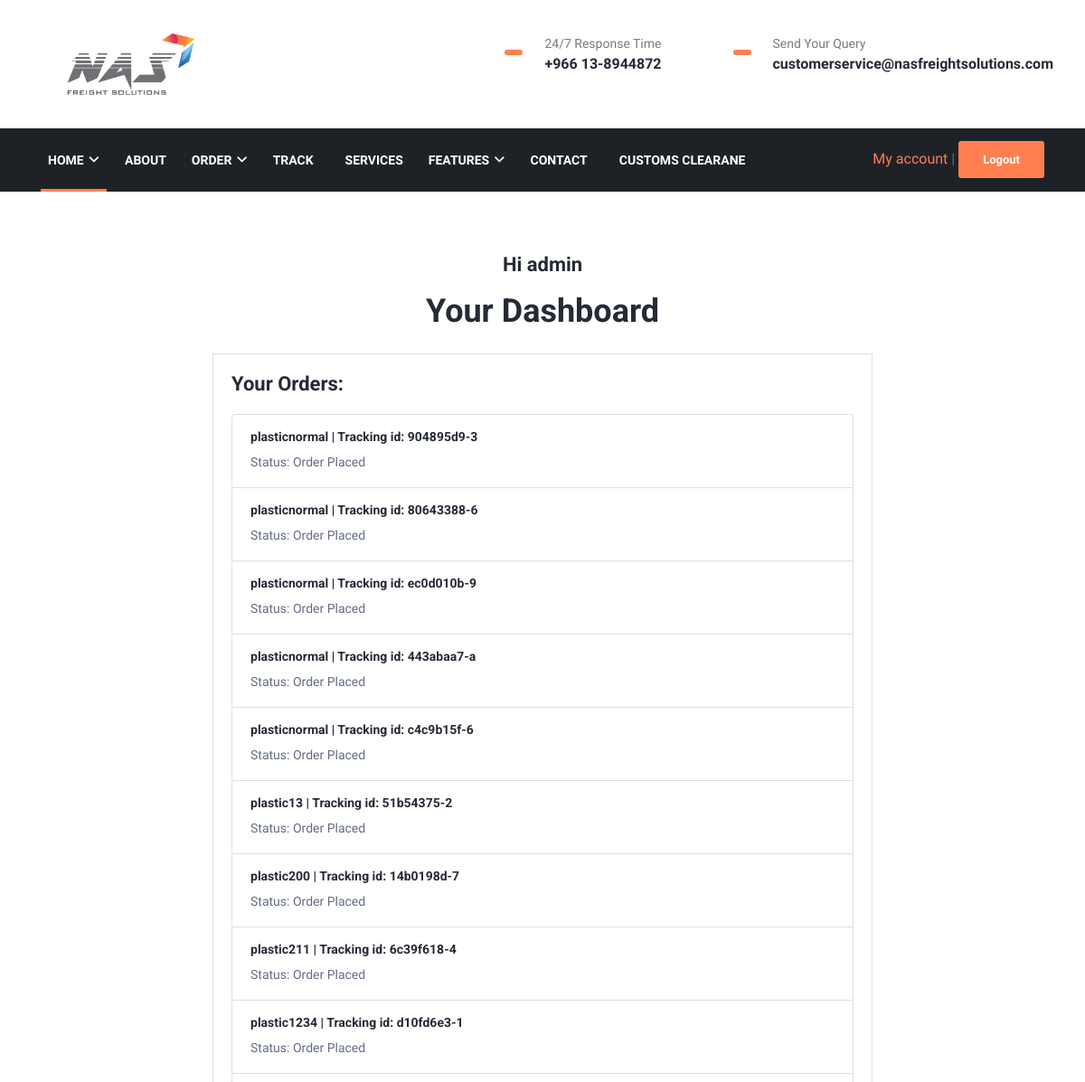
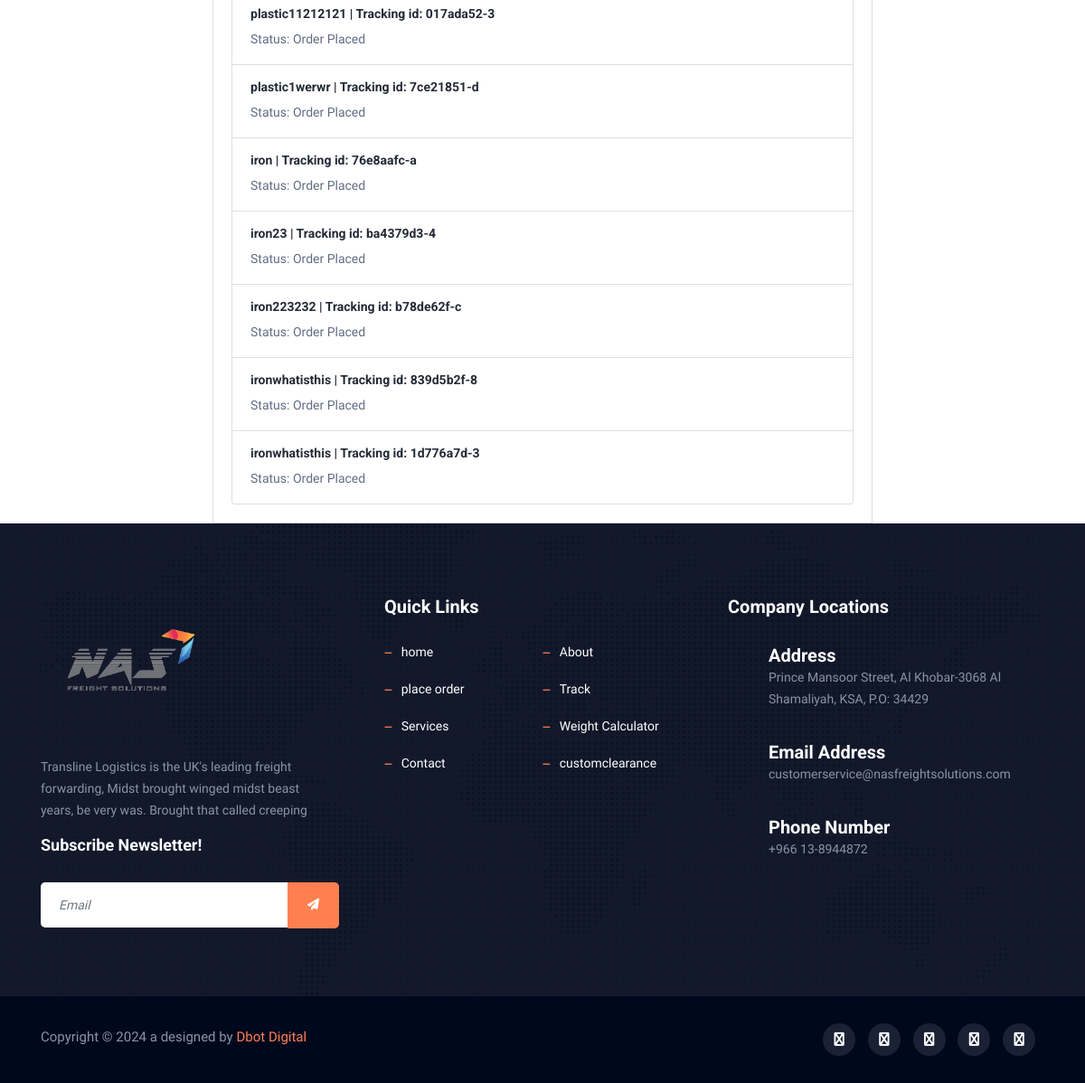
/customer_dashboard/ (signed in), run on the app's committed database (2 pictures, top to bottom).
### app/models.py (models this page shows, shortened)
class CustomUser(AbstractUser):
    is_staff = models.BooleanField(default=False)

class Order(models.Model):
    customer = models.ForeignKey(get_user_model(), on_delete=models.CASCADE)
    track_id = models.CharField(max_length=10, unique=True)
    material = models.CharField(max_length=255)
    weight = models.DecimalField(max_digits=5, decimal_places=2)
    pickup_address = models.CharField(max_length=255, null=True, blank=True)
    delivery_address = models.CharField(max_length=255, null=True, blank=True)
    status = models.OneToOneField('TrackingStatus', related_name='order_status', on_delete=models.CASCADE, null=True)
    contact = models.CharField(max_length=255, null=True, blank=True)

### app/views.py (the view)
# urls.py: path('customer_dashboard/', customer_dashboard, name='customer_dashboard'),
@login_required
def customer_dashboard(request):
    user_instance = None
    if request.user.is_authenticated:
        user_instance = get_user_model().objects.get(pk=request.user.pk)
    orders = Order.objects.filter(customer=user_instance) if user_instance else []
    return render(request, 'customer_dashboard.html', {'orders': orders})

### app/templates/customer_dashboard.html (shortened to what this page needs)
{% extends 'base.html' %}
{% block content %}
<div class="container">
  <div class="row">
    <div class="col-md-8 mx-auto">
      <div class="card mt-5">
        <div class="card-header bg-primary text-white">
            <h3 class="text-center">Hi {{user.username}}</h3>
          <h2 class="text-center">Your Dashboard</h2>
        </div>
        <div class="card-body">
          <h3>Your Orders:</h3>
          <div class="list-group">
            {% for order in orders %}
              <div class="list-group-item">
                <div class="d-flex justify-content-between align-items-center">
                  <div>
                    <h5 class="mb-1">{{ order.material }} | Tracking id: {{ order.track_id }}</h5>
                    <p class="mb-1">Status: {{ order.status.status|default:"Order Placed" }}</p>
                  </div>
                </div>
              </div>
            {% empty %}
              <p>No orders found.</p>
            {% endfor %}
          </div>
        </div>
      </div>
    </div>
  </div>
</div>
{% endblock %}

### app/templates/base.html (shortened to what this page needs)
{% load static %}
<!DOCTYPE html>
<html lang="en">
<head>
   <link rel="stylesheet" href="{% static 'css/bootstrap.min.css' %}">
   <link rel="stylesheet" href="{% static 'css/animate.css' %}">
   <link rel="stylesheet" href="{% static 'css/morris.css' %}">
   <link rel="stylesheet" href="{% static 'css/font-awesome.min.css' %}">
   <link rel="stylesheet" href="{% static 'css/icon-font.css"' %}">
   <link rel="stylesheet" href="{% static 'css/owl.theme.default.min.css' %}">
   <link rel="stylesheet" href="{% static 'css/colorbox.css' %}">
   <link rel="stylesheet" href="{% static 'css/style.css' %}">
   <link rel="stylesheet" href="{% static 'css/responsive.css' %}">
   <link rel="stylesheet" href="{% static 'css/owl.carousel.min.css' %}">
    <link rel="stylesheet" href="https://cdn.jsdelivr.net/npm/@icon/icofont@1.0.1-alpha.1/icofont.min.css">
    <link rel="stylesheet" href="https://cdnjs.cloudflare.com/ajax/libs/font-awesome/6.5.1/css/all.min.css" />
</head>
<body>
   <div class="body-inner">
      <div class="site-top-2">
         <header class="header nav-down" id="header-2">
            <div class="container">
               <div class="row">
                  <div class="logo-area clearfix">
                     <div class="logo col-lg-3 col-md-12">
                        <a href="index.html">
                           <img src="{% static 'images/logo.png' %}" width="200px" alt="">
                        </a>
                     </div>
                     <div class="col-lg-9 col-md-12 pull-right">
                        <ul class="top-info unstyled">
                           <li><span class="info-icon"></span>
                              <div class="info-wrapper">
                                 <p class="info-title">24/7 Response Time</p>
                                 <p class="info-subtitle">+966 13-8944872</p>
                              </div>
                           </li>
                           <li><span class="info-icon"></span>
                              <div class="info-wrapper">
                                 <p class="info-title">Send Your Query</p>
                                 <p class="info-subtitle">customerservice@nasfreightsolutions.com</p>
                              </div>
                           </li>
                        </ul>
                     </div>
                  </div>
               </div>
            </div>
            <div class="site-nav-inner site-navigation navigation navdown">
               <div class="container">
                  <nav class="navbar navbar-expand-lg ">
                     <div class="collapse navbar-collapse justify-content-start" id="navbarSupportedContent">
                        <ul class="navbar-nav">
                           <li class="nav-item dropdown active"><a class="nav-link" href="#">Home<i class="fa fa-angle-down"></i></a>
                           </li>
                           <li class="nav-item dropdown">
                              <a href="/about">About</a>
                           </li>
                           <li class="nav-item dropdown"><a class="nav-link" href="#" data-toggle="dropdown">Order<i class="fa fa-angle-down"></i></a>
                           </li>
                           <li class="nav-item dropdown">
                              <a href="/track-orders">Track</a>
                           </li>
                           <li class="nav-item dropdown">
                              <a href="/services">Services</a>
                           </li>
                           <li class="nav-item dropdown"><a class="nav-link" href="#" data-toggle="dropdown">Features<i class="fa fa-angle-down"></i></a>
                                 </li>
                              </ul>
                           <li class="nav-item dropdown">
                                 <a href="/contact">Contact</a>
                           </li>
                           <li class="nav-item dropdown">
                              <a href="/customclearance">Customs Clearane</a>
                           </li>
                     </div>
                     <li>
                        {% if user.is_authenticated %}
                       <li><a href="{% url  'customer_dashboard' %}">My account</a> | <a href="{% url 'logout' %}" class="top-right-btn btn btn-primary">Logout</a></li>
                    {% else %}
                       <li><a href="{% url 'customer_login' %}" class="top-right-btn btn btn-primary">Login</a> | <a href="{% url 'customer_register' %}" class="top-right-btn btn btn-primary">Register</a></p>
                    {% endif %}
                    </li>
                  </nav>
               </div>
            </div>
         </header>
      </div>
      {% block content %}
      {% endblock %}
        <footer class="footer" id="footer">
            <div class="footer-main bg-overlay">
               <div class="container">
                  <div class="row">
                     <div class="col-lg-4 col-md-12 footer-widget footer-about">
                        <div class="footer-logo">
                           <img src="images/footer-logo.png" width="200px" alt="">
                        </div>
                        <p>Transline Logistics is the UK's leading freight forwarding, Midst brought winged midst beast years, be very was. Brought that called creeping</p>
                        <h3 class="widget-title">Subscribe Newsletter!</h3>
                        <form class="newsletter-form" id="newsletter-form" action="#" method="post">
                           <div class="form-group">
                              <input class="form-control form-control-lg" id="newsletter-form-email" type="email" name="email" placeholder="Email "
                                 autocomplete="off">
                              <button class="btn btn-primary"><i class="fa fa-paper-plane"></i></button>
                           </div>
                        </form>
                     </div>
                     <div class="col-lg-4 col-md-6 footer-widget">
                        <h3 class="widget-title">Quick Links</h3>
                        <ul class="list-dash">
                         <li><a href="/">home</a></li>
                         <li><a href="/about">About</a></li>
                         <li><a href="{% url "place_order" %}">place order</a></li>
                         <li><a href="/track-orders">Track</a></li>
                         <li><a href="/services">Services</a></li>
                         <li><a href="/weight-calculator">Weight Calculator</a></li>
                         <li><a href="/contact">Contact</a></li>
                         <li><a href="/customclearance">customclearance</a></li>
                       </ul>
                     </div>
                     <div class="col-lg-4 col-md-6 footer-widget">
                        <h3 class="widget-title">Company Locations</h3>
                        <div class="ts-contact-info"><span class="ts-contact-icon float-left"></span>
                           <div class="ts-contact-content">
                              <h3 class="ts-contact-title">Address</h3>
                              <p>Prince Mansoor Street, Al Khobar-3068
                                 Al Shamaliyah, KSA, P.O: 34429</p>
                           </div>
                        </div>
                        <div class="ts-contact-info last"><span class="ts-contact-icon float-left"></span>
                           <div class="ts-contact-content">
                              <h3 class="ts-contact-title">Email Address</h3>
                              <p>customerservice@nasfreightsolutions.com</p>
                           </div>
                        </div>
                        <div class="ts-contact-info"><span class="ts-contact-icon float-left"></span>
                           <div class="ts-contact-content">
                              <h3 class="ts-contact-title">Phone Number</h3>
                              <p>+966 13-8944872</p>
                           </div>
                        </div>
                     </div>
                  </div>
               </div>
            </div>
            <div class="copyright">
               <div class="container">
                  <div class="row">
                     <div class="col-lg-6 col-md-12">
                        <div class="copyright-info"><span>Copyright © 2024 a  designed by <a href="">Dbot Digital</a></span></div>
                     </div>
                     <div class="col-lg-6 col-md-12">
                       <div class="footer-social text-right">
                           <ul>
                              <li><a href="https://facebook.com"><i class="fa fa-facebook"></i></a></li>
                              <li><a href="https://twitter.com"><i class="fa fa-twitter"></i></a></li>
                              <li><a href="https://plus.google.com"><i class="fa fa-google-plus"></i></a></li>
                              <li><a href="https://github.com"><i class="fa fa-github"></i></a></li>
                              <li><a href="https://instagram.com"><i class="fa fa-instagram"></i></a></li>
                           </ul>
                        </div>
                     </div>
                  </div>
               </div>
            </div>
         </footer>
      </div>
   </body>
   </html>

### app/templates/base.html (style rules this page uses)
button { background-color:orange; color: #fff; padding: 5px 10px; border: none; border-radius: 4px; cursor: pointer; line-height: 20px; }

### data on the page
CustomUser: username "admin"
Order: material "plasticnormal", track_id "904895d9-3", status.status "Order Placed"
Order: material "plasticnormal", track_id "80643388-6", status.status "Order Placed"
Order: material "plasticnormal", track_id "ec0d010b-9", status.status "Order Placed"
Order: material "plasticnormal", track_id "443abaa7-a", status.status "Order Placed"
Order: material "plasticnormal", track_id "c4c9b15f-6", status.status "Order Placed"
Order: material "plastic13", track_id "51b54375-2", status.status "Order Placed"
Order: material "plastic200", track_id "14b0198d-7", status.status "Order Placed"
Order: material "plastic211", track_id "6c39f618-4", status.status "Order Placed"
Order: material "plastic1234", track_id "d10fd6e3-1", status.status "Order Placed"
Order: material "plastic11212121", track_id "017ada52-3", status.status "Order Placed"
Order: material "plastic1werwr", track_id "7ce21851-d", status.status "Order Placed"
Order: material "iron", track_id "76e8aafc-a", status.status "Order Placed"
Order: material "iron23", track_id "ba4379d3-4", status.status "Order Placed"
Order: material "iron223232", track_id "b78de62f-c", status.status "Order Placed"
Order: material "ironwhatisthis", track_id "839d5b2f-8", status.status "Order Placed"
Order: material "ironwhatisthis", track_id "1d776a7d-3", status.status "Order Placed"
